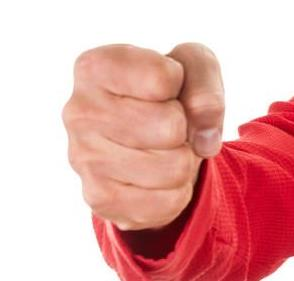
//> input picture dataset/fist/gesture-fist-2021-03-07_23-07-49-110_43671.jpg, 294 x 281 px, given in place of the camera
$ ./basic_gesture   (built with g++ and OpenCV 4)
//> lines starting //> are read from the running program, lines starting //| are printed output that depends on the picture
#include <opencv2/opencv.hpp>
#include <iostream>
#include <cmath>
#include <vector>

using namespace cv;
using namespace std;

class BackgroundRemover {
public:
    // [15 lines left out: function removeBackground, not called in this run]
};

class HandDetector {
private:
    BackgroundRemover bgRemover;
    Mat backgroundFrame;
    bool backgroundSet = false;
    bool skinSampled = false;
    Scalar lowerSkin, upperSkin;

    // [17 lines left out: functions performOpening, sampleSkinColor, not called in this run]

public:
    void removeFace(Mat& frame) {
        CascadeClassifier faceCascade;
        if (faceCascade.load("/usr/local/opt/opencv/share/opencv4/haarcascades/haarcascade_frontalface_alt.xml")) {
            vector<Rect> faces;
            Mat gray;
            cvtColor(frame, gray, COLOR_BGR2GRAY);
            faceCascade.detectMultiScale(gray, faces, 1.1, 3, 0, Size(30, 30));

            for (const Rect& face : faces) {
                rectangle(frame, face, Scalar(0, 0, 0), -1);
            }
        }
    }

    // [124 lines left out: functions detectFingers, setBackground, not called in this run]

    void sampleSkin(const Mat& roi) {
        sampleSkinColor(roi);
    }

    bool isReady() const {
        return backgroundSet && skinSampled;
    }
};

// Returns the number of fingers detected in the ROI
// [65 lines left out: function countFingers, not called in this run]

int main() {
    VideoCapture cap(0);
    if (!cap.isOpened()) {
        cout << "Error: Cannot open camera" << endl;
        return -1;
    }

    HandDetector detector;
    Mat frame, output;

    cout << "Instructions:" << endl;
    cout << "1. Press 'B' to set background (without hand in frame)" << endl;
    cout << "2. Press 'S' to sample skin color (with hand in frame)" << endl;
    cout << "3. Press 'Q' to quit" << endl;

    while (true) {
        cap >> frame;
//> frame is the input picture: 281 rows x 294 cols, CV_8UC3; mean B, G, R 171.1, 173.3, 230.1
        if (frame.empty()) break;

        flip(frame, frame, 1); // Mirror image
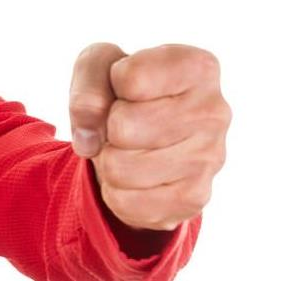
//> frame: 281 rows x 294 cols, CV_8UC3; mean B, G, R 171.1, 173.3, 230.1
        output = frame.clone();

        // Remove face before hand detection
        detector.removeFace(frame);
//> in removeFace, `cvtColor(frame, gray, COLOR_BGR2GRAY);`:
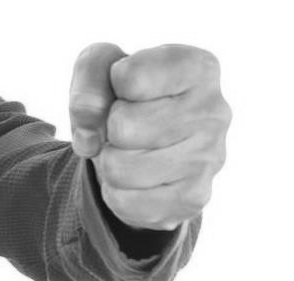
//> gray: 281 rows x 294 cols, CV_8UC1; min 16, max 255, mean 190.1
//> in removeFace, `faceCascade.detectMultiScale(gray, faces, 1.1, 3, 0, Size(30, 30));`: faces = empty

        // Draw ROI
        Rect roiBox(250, 50, 400, 400);
        rectangle(output, roiBox, Scalar(0, 255, 0), 2);

        // Show instructions
        if (!detector.isReady()) {
            putText(output, "Press 'B' to set background", Point(50, 50), FONT_HERSHEY_SIMPLEX, 0.7, Scalar(0, 0, 255), 2);
            putText(output, "Press 'S' to sample skin", Point(50, 80), FONT_HERSHEY_SIMPLEX, 0.7, Scalar(0, 0, 255), 2);
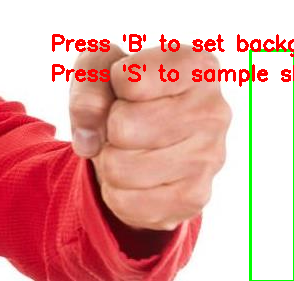
//> output: 281 rows x 294 cols, CV_8UC3; mean B, G, R 160.4, 165.3, 227.6
        }

        // Detect fingers if ready
        if (detector.isReady()) {
            Mat roi_frame = frame(roiBox); // for processing
            Mat roi_output = output(roiBox); // for drawing
            int fingerCount = detector.detectFingers(roi_frame, roi_output);

            string gesture;
            if (fingerCount == 0) {
                gesture = "Fist (Haptics)";
            } else if (fingerCount == 1) {
                gesture = "Thumbs Up (Levitation)";
            } else if (fingerCount >= 4) {
                gesture = "Open Palm (Audio)";
            } else {
                gesture = "Unknown";
            }

            putText(output, "Fingers: " + to_string(fingerCount), Point(50, 50), FONT_HERSHEY_SIMPLEX, 1, Scalar(0, 255, 0), 2);
            putText(output, "Gesture: " + gesture, Point(50, 100), FONT_HERSHEY_SIMPLEX, 1, Scalar(0, 0, 255), 2);
        }

        imshow("Handy Gesture Recognition", output);
        // The debug windows are shown from detectFingers

        char key = waitKey(1);
//> the 'Q' key is pressed
        if (key == 'q' || key == 'Q') {
            break;
        } else if (key == 'b' || key == 'B') {
            detector.setBackground(frame);
        } else if (key == 's' || key == 'S') {
            Mat roi = frame(roiBox);
            detector.sampleSkin(roi);
        }
    }

    cap.release();
    destroyAllWindows();
    return 0;
}

$ run again, on dataset/fist/gesture-fist-2021-03-07_23-07-49-113_17023.jpg
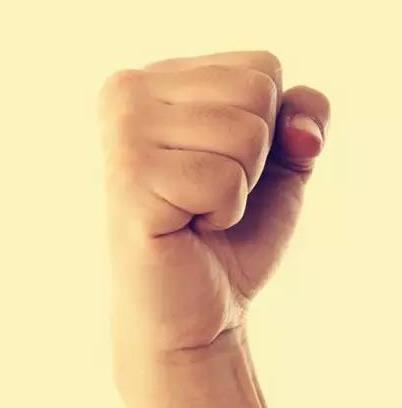
//> input picture dataset/fist/gesture-fist-2021-03-07_23-07-49-113_17023.jpg, 402 x 408 px, given in place of the camera
//> frame is the input picture: 408 rows x 402 cols, CV_8UC3; mean B, G, R 163.1, 207.4, 233.4
//> in removeFace, `cvtColor(frame, gray, COLOR_BGR2GRAY);`:
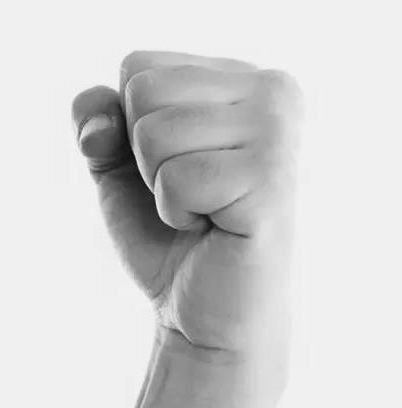
//> gray: 408 rows x 402 cols, CV_8UC1; min 6, max 247, mean 210.1
//> faces = empty
//> `putText(output, "Press 'S' to sample skin", Point(50, 80), FONT_HERSHE..`:
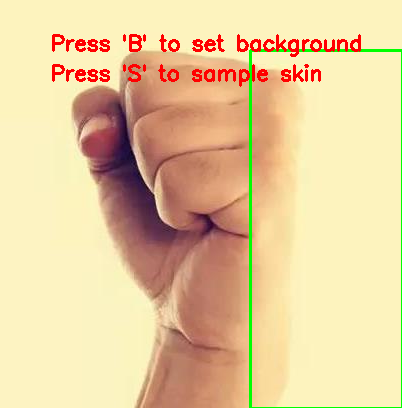
//> output: 408 rows x 402 cols, CV_8UC3; mean B, G, R 157.5, 202.9, 231

$ run again, on dataset/fist/gesture-fist-2021-03-07_23-07-49-11_17956.jpg
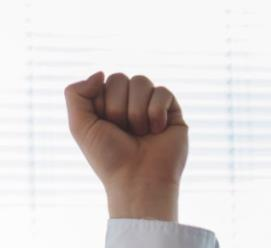
//> input picture dataset/fist/gesture-fist-2021-03-07_23-07-49-11_17956.jpg, 271 x 248 px, given in place of the camera
//> frame is the input picture: 248 rows x 271 cols, CV_8UC3; mean B, G, R 210.9, 212.4, 218.8
//> in removeFace, `cvtColor(frame, gray, COLOR_BGR2GRAY);`:
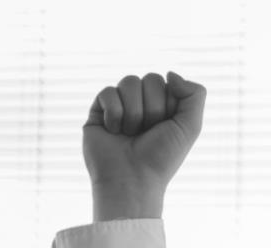
//> gray: 248 rows x 271 cols, CV_8UC1; min 36, max 255, mean 214.1
//> faces = empty
//> `putText(output, "Press 'S' to sample skin", Point(50, 80), FONT_HERSHE..`:
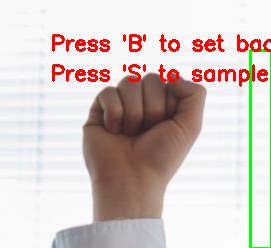
//> output: 248 rows x 271 cols, CV_8UC3; mean B, G, R 198.2, 202.8, 216.3

$ run again, on dataset/fist/gesture-fist-2021-03-07_23-07-49-21_38001.jpg
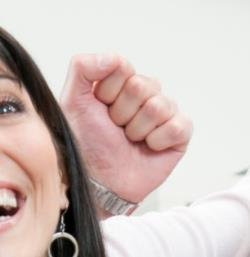
//> input picture dataset/fist/gesture-fist-2021-03-07_23-07-49-21_38001.jpg, 250 x 257 px, given in place of the camera
//> frame is the input picture: 257 rows x 250 cols, CV_8UC3; mean B, G, R 188, 192.7, 207.5
//> in removeFace, `cvtColor(frame, gray, COLOR_BGR2GRAY);`:
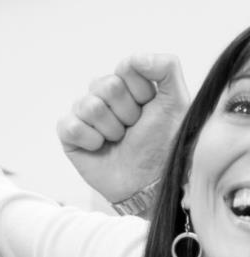
//> gray: 257 rows x 250 cols, CV_8UC1; min 0, max 255, mean 196.5
//> faces = empty
//> `putText(output, "Press 'S' to sample skin", Point(50, 80), FONT_HERSHE..`:
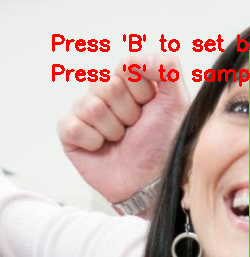
//> output: 257 rows x 250 cols, CV_8UC3; mean B, G, R 180.2, 185.5, 208.7
